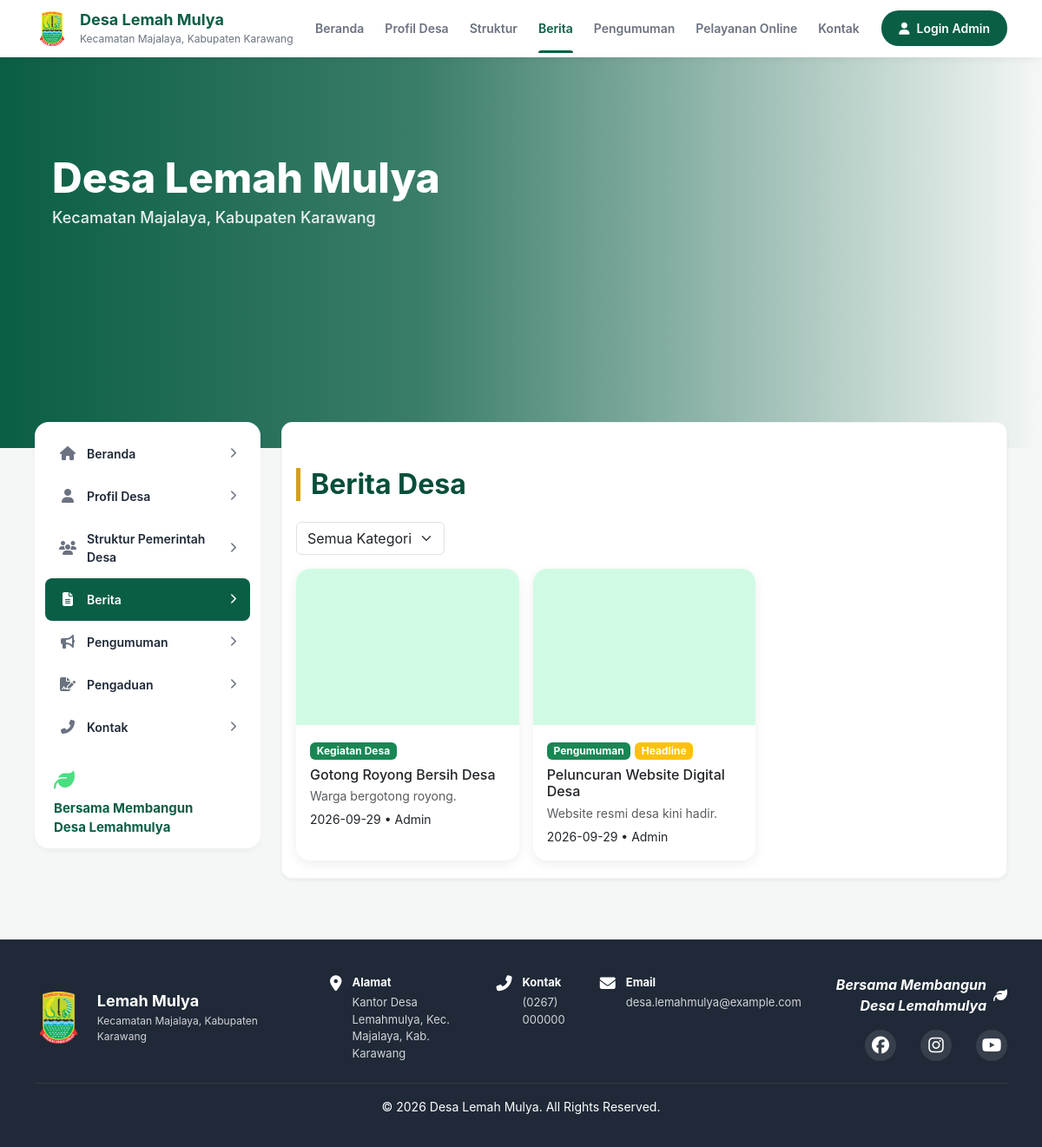
Before: /berita.php with the older database file.
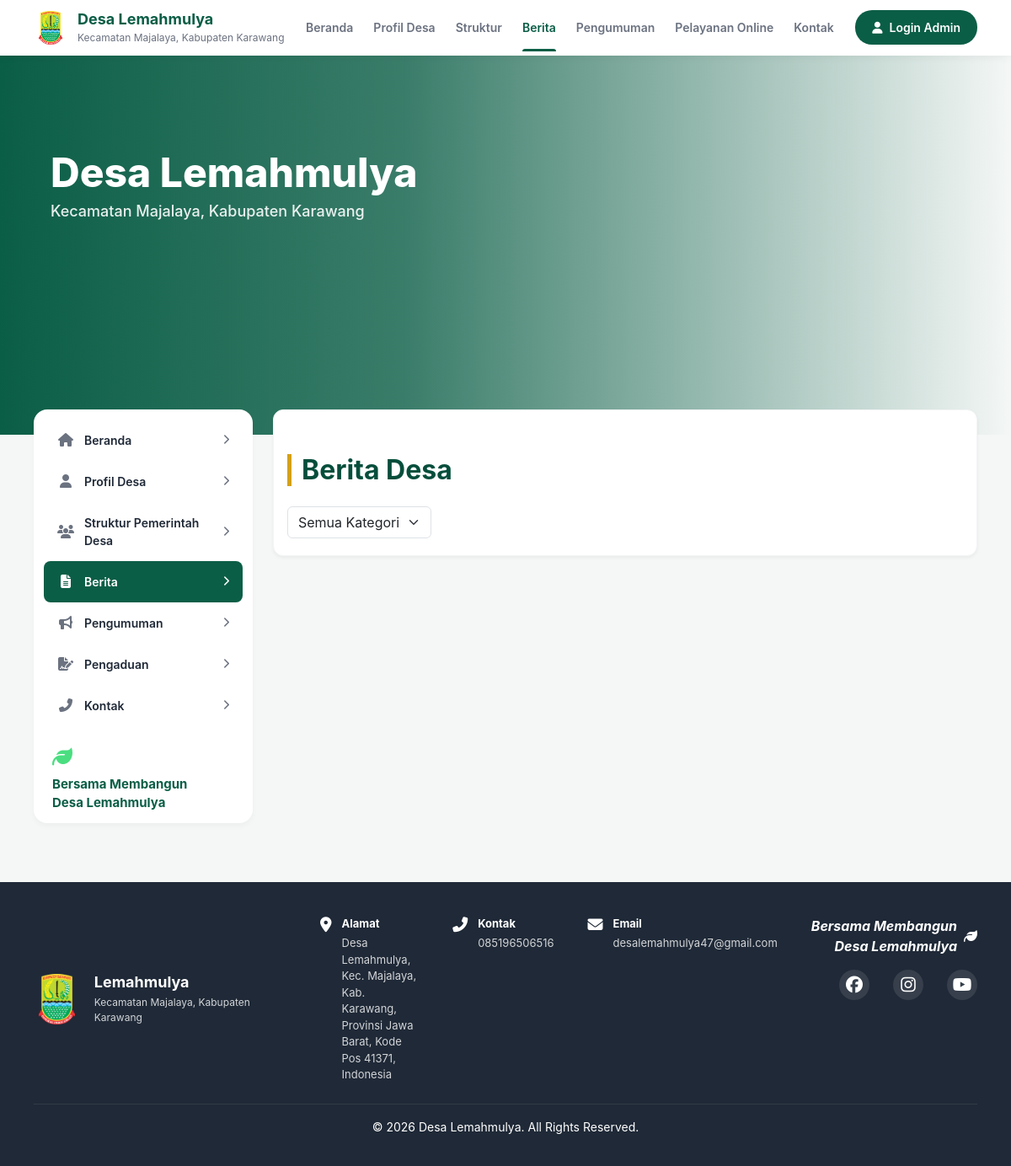
After: the same page with the newer database file.
### tables this page shows
CREATE TABLE berita(id INT AUTO_INCREMENT PRIMARY KEY,judul VARCHAR(200),kategori_id INT,penulis VARCHAR(60),ringkasan TEXT,isi TEXT,foto VARCHAR(100),headline TINYINT DEFAULT 0,tanggal DATE,FOREIGN KEY(kategori_id) REFERENCES kategori_berita(id));

CREATE TABLE kategori_berita(id INT AUTO_INCREMENT PRIMARY KEY,nama VARCHAR(50));

### config/database.php (called while the page is built, shortened)
<?php
if ($_SERVER['HTTP_HOST'] === 'localhost') {
    $host = 'localhost';
    $db   = 'digital_desa';
    $user = 'root';
    $pass = '';
} else {
    $host = 'sql107.infinityfree.com';
    $db   = 'if0_43028656_desa_lemahmulya';
    $user = 'if0_43028656';
    $pass = 'rgmvGCwJ3SWcKxg';
}
try {
    $pdo = new PDO(
        "mysql:host=$host;dbname=$db;charset=utf8mb4",
        $user,
        $pass,
        [
            PDO::ATTR_ERRMODE => PDO::ERRMODE_EXCEPTION,
            PDO::ATTR_DEFAULT_FETCH_MODE => PDO::FETCH_ASSOC
        ]
    );
} catch (PDOException $e) {
    die("Koneksi gagal: " . $e->getMessage());
}
function e($s){return htmlspecialchars((string)$s,ENT_QUOTES,'UTF-8');}
function run($q,$p=[]){global $pdo;$s=$pdo->prepare($q);$s->execute($p);return $s;}
function rows($q,$p=[]){return run($q,$p)->fetchAll();}
$S=array_column(rows('SELECT k,v FROM pengaturan'),'v','k');
function s($k){global $S;return e($S[$k]??'');}

### berita.php (the view, shortened to what this page needs)
<?php
$file = "index";
$page = "berita";
include 'includes/header.php';
$id = (int)($_GET['id'] ?? 0);
?>
<?php include 'includes/hero.php'; ?>
<div class="main-container">
    <?php include 'includes/sidebar_desktop.php'; ?>
    <main class="content-center">
        <section class="content-section">
            <?php if ($id && ($b = row('SELECT b.*, k.nama kat FROM berita b JOIN kategori_berita k ON k.id = b.kategori_id WHERE b.id = ?', [$id]))): ?>
                <h2 class="judul mb-3"><?= e($b['judul']) ?></h2>
                <p class="text-muted mb-2">
                    <span class="badge bg-success"><?= e($b['kat']) ?></span>
                    <?= e($b['tanggal']) ?> • <?= e($b['penulis']) ?>
                </p>
                <?php if ($b['foto']): ?>
                    <img class="img-fluid rounded mb-3" src="assets/uploads/<?= e($b['foto']) ?>" alt="Foto Berita">
                <?php endif; ?>
                <div class="card-desa bg-white p-4">
                    <?= nl2br(e($b['isi'])) ?>
                </div>
                <a href="berita.php" class="btn btn-hijau mt-3">Kembali</a>
            <?php else: ?>
                <h2 class="judul mb-4">Berita Desa</h2>
                <form class="mb-3" method="GET" action="berita.php">
                    <select name="k" class="form-select w-auto" onchange="this.form.submit()">
                        <option value="">Semua Kategori</option>
                    </select>
                </form>
                <div class="row g-3">
                    <?php
                    $k = (int)($_GET['k'] ?? 0);
                    $query = 'SELECT b.*, k.nama kat FROM berita b JOIN kategori_berita k ON k.id = b.kategori_id WHERE (? = 0 OR b.kategori_id = ?) ORDER BY tanggal DESC, id DESC';
                    foreach (rows($query, [$k, $k]) as $b): ?>
                        <div class="col-md-4">
                            <a class="text-decoration-none text-dark" href="berita.php?id=<?= $b['id'] ?>">
                                <div class="card-desa bg-white h-100">
                                    <?php if ($b['foto']): ?>
                                        <img class="thumb" src="assets/uploads/<?= e($b['foto']) ?>" alt="Thumbnail">
                                    <?php else: ?>
                                        <div class="thumb"></div>
                                    <?php endif; ?>
                                    <div class="p-3">
                                        <span class="badge bg-success"><?= e($b['kat']) ?></span>
                                        <?php if (!empty($b['headline'])): ?>
                                            <span class="badge bg-warning">Headline</span>
                                        <?php endif; ?>
                                        <h6 class="mt-2 mb-1"><?= e($b['judul']) ?></h6>
                                        <p class="small text-muted mb-1"><?= e($b['ringkasan']) ?></p>
                                        <small><?= e($b['tanggal']) ?> • <?= e($b['penulis']) ?></small>
                                    </div>
                                </div>
                            </a>
                        </div>
                    <?php endforeach; ?>
                </div>
            <?php endif; ?>
        </section>
    </main>
</div>
<?php include 'includes/footer.php'; ?>

### includes/header.php (shortened to what this page needs)
<?php require_once __DIR__.'/../config/database.php';$root=$root??'';?>
<!DOCTYPE html>
<html lang="id">
    <head>
        <link href="https://cdn.jsdelivr.net/npm/bootstrap@5.3.3/dist/css/bootstrap.min.css" rel="stylesheet">
        <link href="https://cdnjs.cloudflare.com/ajax/libs/font-awesome/6.5.1/css/all.min.css" rel="stylesheet">
        <link href="<?=$root?>assets/css/style.css" rel="stylesheet">
        <link href="<?=$root?>assets/css/global.css" rel="stylesheet">
        <link href="<?=$root?>assets/css/<?=$file?>.css" rel="stylesheet">
    </head>
    <body>
<?php include __DIR__.'/navbar.php';?>

### includes/navbar.php (shortened to what this page needs)
<?php
$page = $page ?? '';
?>
<header class="header">
    <div>
        <a href="<?=$root?>index.php" class="header-left">
        <div class="logo">
            <img src="assets/uploads/logo.png" alt="Logo">
        </div>
        <div class="header-titles">
            <h1>Desa <?=s('nama_desa')?></h1>
            <p>Kecamatan <?=s('kecamatan')?>, Kabupaten <?=s('kabupaten')?></p>
        </div>
        </a>
    </div>
    <nav class="desktop-nav desktop-only-flex">
        <a href="<?=$root?>index.php" class=<?= $page == 'beranda' ? 'active' : '' ?>>Beranda</a>
        <a href="<?=$root?>profil.php" class=<?= $page == 'profil' ? 'active' : '' ?>>Profil Desa</a>
        <a href="<?=$root?>struktur.php" class=<?= $page == 'struktur' ? 'active' : '' ?>>Struktur</a>
        <a href="<?=$root?>berita.php" class=<?= $page == 'berita' ? 'active' : '' ?>>Berita</a>
        <a href="<?=$root?>pengumuman.php" class=<?= $page == 'pengumuman' ? 'active' : '' ?>>Pengumuman</a>
        <a href="<?=$root?>masyarakat/layanan.php" class=<?= $page == 'layanan' ? 'active' : '' ?>>Pelayanan Online</a>
        <a href="<?=$root?>kontak.php" class=<?= $page == 'kontak' ? 'active' : '' ?>>Kontak</a>
    </nav>
    <div class="header-right desktop-only-flex">
         <a href="<?=$root?>login.php">
        <button class="btn-login"><i class="fas fa-user"></i> Login Admin</button>
        </a>
    </div>
</header>

### includes/hero.php
<section class="hero-beranda">
    <div class="hero-bg">
        <img src="assets/uploads/banner1.jpg" alt="Kantor Desa">
        <div class="hero-overlay-gradient"></div>
    </div>
    <div class="hero-content">
        <h2>Desa <?=s('nama_desa')?></h2>
        <p class="subtitle">Kecamatan <?=s('kecamatan')?>, Kabupaten <?=s('kabupaten')?></p>
    </div>
</section>

### includes/sidebar_desktop.php
<aside class="sidebar-left desktop-only">
    <div class="side-menu">
        <a href="<?=$root?>index.php" class="side-menu-item <?= $page == 'beranda' ? 'active' : '' ?>">
            <div><i class="fas fa-home icon-box"></i> Beranda</div>
            <i class="fas fa-chevron-right arrow"></i>
        </a>
        <a href="<?=$root?>profil.php" class="side-menu-item <?= $page == 'profil' ? 'active' : '' ?>">
            <div><i class="fas fa-user icon-box"></i> Profil Desa</div>
            <i class="fas fa-chevron-right arrow"></i>
        </a>
        <a href="<?=$root?>struktur.php" class="side-menu-item <?= $page == 'struktur' ? 'active' : '' ?>">
            <div><i class="fas fa-users icon-box"></i> Struktur Pemerintah Desa</div>
            <i class="fas fa-chevron-right arrow"></i>
        </a>
        <a href="<?=$root?>berita.php" class="side-menu-item <?= $page == 'berita' ? 'active' : '' ?>">
            <div><i class="fas fa-file-alt icon-box"></i> Berita</div>
            <i class="fas fa-chevron-right arrow"></i>
        </a>
        <a href="<?=$root?>pengumuman.php" class="side-menu-item <?= $page == 'pengumuman' ? 'active' : '' ?>">
            <div><i class="fas fa-bullhorn icon-box"></i> Pengumuman</div>
            <i class="fas fa-chevron-right arrow"></i>
        </a>
        <a href="<?=$root?>pengaduan.php" class="side-menu-item <?= $page == 'pengaduan' ? 'active' : '' ?>">
            <div><i class="fas fa-file-signature icon-box"></i> Pengaduan </div>
            <i class="fas fa-chevron-right arrow"></i>
        </a>
        <a href="<?=$root?>kontak.php" class="side-menu-item <?= $page == 'kontak' ? 'active' : '' ?>">
            <div><i class="fas fa-phone-alt icon-box"></i> Kontak</div>
            <i class="fas fa-chevron-right arrow"></i>
        </a>
        <div class="sidebar-illustration">
            <i class="fas fa-leaf" style="color: #4ade80; font-size: 24px;"></i>
            <p>Bersama Membangun<br>Desa Lemahmulya</p>
        </div>
    </div>
</aside>

### includes/footer.php (shortened to what this page needs)
<footer id="kontak" class="desktop-footer desktop-only">
    <div class="footer-container">
        <div class="footer-brand">
            <img src="assets/uploads/logo.png" alt="Logo" class="footer-logo">
            <div>
                <h4><?=s('nama_desa')?></h4>
                <p>Kecamatan <?=s('kecamatan')?>, Kabupaten <?=s('kabupaten')?></p>
            </div>
        </div>
        <div class="footer-info">
            <div class="footer-item">
                <i class="fas fa-map-marker-alt"></i>
                <div>
                    <span class="font-bold">Alamat</span>
                    <p><?=s('alamat')?></p>
                </div>
            </div>
            <div class="footer-item">
                <i class="fas fa-phone-alt"></i>
                <div>
                    <span class="font-bold">Kontak</span>
                    <p><?=s('telepon')?></p>
                </div>
            </div>
            <div class="footer-item">
                <i class="fas fa-envelope"></i>
                <div>
                    <span class="font-bold">Email</span>
                    <p><?=s('email')?></p>
                </div>
            </div>
        </div>
        <div class="footer-social">
            <p class="slogan">Bersama Membangun<br>Desa Lemahmulya <i class="fas fa-leaf"></i></p>
            <div class="social-icons">
                <a class="text-white me-3" href="<?=s('facebook')?>"><i class="fab fa-facebook fa-lg"></i></a>
                <a class="text-white me-3" href="<?=s('instagram')?>"><i class="fab fa-instagram fa-lg"></i></a>
                <a class="text-white" href="<?=s('youtube')?>"><i class="fab fa-youtube fa-lg"></i></a>
            </div>
        </div>
    </div>
    <div class="footer-bottom">
        <hr class="border-secondary mt-4">
        <p class="text-center pb-3 mb-0 small">© 2026 Desa <?=s('nama_desa')?>. All Rights Reserved.</p>
    </div>
</footer>
</body>
</html>

### assets/css/style.css (style rules this page uses)
:root { --h:#064e3b;--e:#059669;--g:#d4a017 }
body { background:#f8faf9;font-family:'Segoe UI',sans-serif }
.judul { color:var(--h);font-weight:700;border-left:5px solid var(--g);padding-left:12px;margin:2rem 0 1.2rem }
.card-desa { border:0;border-radius:16px;box-shadow:0 4px 14px rgba(0,0,0,.07);transition:.25s;height:100% }
.thumb { height:180px;object-fit:cover;border-radius:16px 16px 0 0;background:#d1fae5;width:100% }

### assets/css/index.css (style rules this page uses)
.hero-beranda { position: relative; overflow: hidden; color: var(--white); padding-top: 30px; }
.hero-bg { position: absolute; top: 0; left: 0; width: 100%; height: 100%; z-index: -1; }
.hero-bg img { width: 100%; height: 100%; object-fit: cover; }
.hero-overlay-gradient { position: absolute; top: 0; left: 0; width: 100%; height: 100%; background: linear-gradient(to bottom, rgba(11, 94, 70, 0.85), rgba(11, 94, 70, 1)); }
.hero-content { padding: 30px 20px; position: relative; z-index: 2; }
.hero-content h2 { font-size: 32px; font-weight: 800; margin-bottom: 4px; }
.subtitle { font-size: 13px; font-weight: 500; margin-bottom: 16px; opacity: 0.9; }
.content-section { background-color: var(--white); border-radius: 12px; padding: 20px 16px; margin: 20px; box-shadow: 0 2px 4px rgba(0,0,0,0.05); border: 1px solid var(--border-color); }
@media (min-width: 992px) { .hero-beranda { padding-bottom: 0; height: 450px; border-radius: 0; } }
@media (min-width: 992px) { .hero-overlay-gradient { background: linear-gradient(to right, rgba(11, 94, 70, 1) 0%, rgba(11, 94, 70, 0.8) 40%, rgba(11, 94, 70, 0) 100%); } }
@media (min-width: 992px) { .hero-content { padding: 80px 60px; max-width: 600px; } }
@media (min-width: 992px) { .hero-content h2 { font-size: 48px; } }
@media (min-width: 992px) { .subtitle { font-size: 18px; } }
@media (min-width: 992px) { .content-section { margin: 0; } }

Changed rows visible on the page:
removed berita: kategori.nama "Kegiatan Desa", judul "Gotong Royong Bersih Desa", ringkasan "Warga bergotong royong.", tanggal "2026-09-29", penulis "Admin"
removed berita: kategori.nama "Pengumuman", headline "Headline", judul "Peluncuran Website Digital Desa", ringkasan "Website resmi desa kini hadir.", tanggal "2026-09-29", penulis "Admin"
Other visible differences:
s('nama_desa'): "Lemah Mulya" → "Lemahmulya"
s('alamat'): "Kantor Desa Lemahmulya, Kec. Majalaya, Kab. Karawang" → "Desa Lemahmulya, Kec. Majalaya, Kab. Karawang, Provinsi Jawa Barat, Kode Pos 41371, Indonesia"
s('telepon'): "(0267) 000000" → "085196506516"
s('email'): "desa.lemahmulya@example.com" → "desalemahmulya47@gmail.com"
